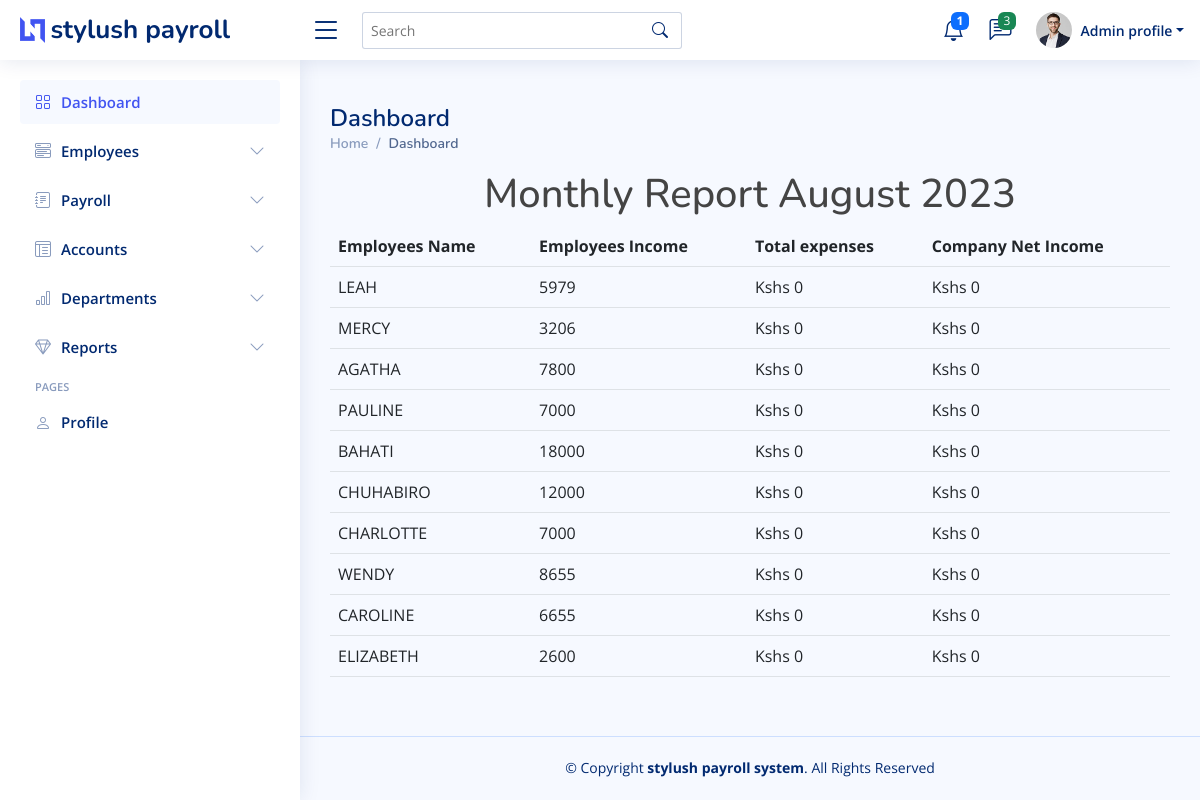
The page /home/monthlyReports/ (signed in) on the database its author committed.
### first/models.py (models this page shows, shortened)
class Employees(models.Model):
    SALARY_TYPE_CHOICES = (
        ('COMMISION', 'Commision'),
        ('FIXED', 'Fixed'),
    )
    first_name = models.CharField(max_length=255)
    middle_name = models.CharField(max_length=255)
    last_name = models.CharField(max_length=255)
    username = models.CharField(max_length=255)
    Employement_id = models.IntegerField()
    Email = models.EmailField(blank=True, null=True)
    phone_number = models.IntegerField(blank=True, null=True)
    kra_pin = models.IntegerField(blank=True, null=True)
    image = models.ImageField(upload_to='upload/', default = 'a.png', blank=True, null=True)
    front_id_image = models.ImageField(upload_to='upload/',  default = 'a.png' ,  blank=True, null=True)
    back_id_image = models.ImageField(upload_to='upload/',  default = 'a.png',  blank=True, null=True)
    salary_type=models.CharField(max_length=255,blank=True, choices=SALARY_TYPE_CHOICES)
    department = models.ForeignKey("Department", on_delete=models.CASCADE, related_name='employees')
    next_of_kin_first_name = models.CharField(max_length=255, blank=True, null=True)
    next_of_kin_middle_name =models.CharField(max_length=255, blank=True, null=True)
    next_of_kin_last_name = models.CharField(max_length=255, blank=True, null=True)
    next_of_kin_national_id = models.IntegerField( blank=True, null=True)
    next_of_kin_relationship = models.CharField(max_length=255, blank=True, null=True)
    next_of_kin_phone_number = models.IntegerField(blank=True, null=True)
    next_of_kin_email = models.EmailField(blank=True, null=True)
    date = models.DateTimeField(auto_now_add=True, blank=True, null=True)
    total_income = models.IntegerField(default=0, blank=True)

### first/views.py (the view)
# urls.py: path('monthlyReports/', views.monthlyReports, name='monthlyReports'),
@login_required
def monthlyReports(request):
    employees = Employees.objects.all()
    context = {
        'employees': employees,
    }
    return render(request, 'Dashboard/monthlyReports.html', context)

### first/templates/Dashboard/monthlyReports.html (shortened to what this page needs)
<!DOCTYPE html>
{% load static %}
<html lang="en">
<head>
  <link href="{% static 'vendor/bootstrap/css/bootstrap.min.css' %}" rel="stylesheet">
  <link href="{% static 'vendor/bootstrap-icons/bootstrap-icons.css' %}" rel="stylesheet">
  <link href="{% static 'vendor/boxicons/css/boxicons.min.css' %}" rel="stylesheet">
  <link href="{% static 'vendor/quill/quill.snow.css' %}" rel="stylesheet">
  <link href="{% static 'vendor/quill/quill.bubble.css' %}" rel="stylesheet">
  <link href="{% static 'vendor/remixicon/remixicon.css' %}" rel="stylesheet">
  <link href="{% static 'vendor/simple-datatables/style.css' %}" rel="stylesheet">
  <link href="{% static 'css/style.css' %}" rel="stylesheet">
</head>
<body>
  <header id="header" class="header fixed-top d-flex align-items-center">
    <div class="d-flex align-items-center justify-content-between">
      <a href="{% url 'index' %}" class="logo d-flex align-items-center">
        <img src="{% static 'img/logo.png'  %}" alt="">
        <span class="d-none d-lg-block">stylush payroll</span>
      </a>
      <i class="bi bi-list toggle-sidebar-btn"></i>
    </div>
    <div class="search-bar">
      <form class="search-form d-flex align-items-center" method="POST" action="#">
        <input type="text" name="query" placeholder="Search" title="Enter search keyword">
        <button type="submit" title="Search"><i class="bi bi-search"></i></button>
      </form>
    </div>
    <nav class="header-nav ms-auto">
      <ul class="d-flex align-items-center">
        <li class="nav-item dropdown">
          <a class="nav-link nav-icon" href="#" data-bs-toggle="dropdown">
            <i class="bi bi-bell"></i>
            <span class="badge bg-primary badge-number"><b>1</b></span>
          </a>
        </li>
        <li class="nav-item dropdown">
          <a class="nav-link nav-icon" href="#" data-bs-toggle="dropdown">
            <i class="bi bi-chat-left-text"></i>
            <span class="badge bg-success badge-number">3</span>
          </a>
        </li>
        <li class="nav-item dropdown pe-3">
          <a class="nav-link nav-profile d-flex align-items-center pe-0" href="#" data-bs-toggle="dropdown">
            <img src="{% static 'img/profile-img.jpg'   %}" alt="Profile" class="rounded-circle">
            <span class="d-none d-md-block dropdown-toggle ps-2">Admin profile</span>
          </a>
        </li>
      </ul>
    </nav>
  </header>
  <aside id="sidebar" class="sidebar">
    <ul class="sidebar-nav" id="sidebar-nav">
      <li class="nav-item">
        <a class="nav-link " href="{% url 'index' %}">
          <i class="bi bi-grid"></i>
          <span>Dashboard</span>
        </a>
      </li>
      <li class="nav-item">
        <a class="nav-link collapsed" data-bs-target="#components-nav" data-bs-toggle="collapse" href="#">
          <i class="bi bi-menu-button-wide"></i><span>Employees</span><i class="bi bi-chevron-down ms-auto"></i>
        </a>
      </li>
      <li class="nav-item">
        <a class="nav-link collapsed" data-bs-target="#forms-nav" data-bs-toggle="collapse" href="#">
          <i class="bi bi-journal-text"></i><span>Payroll</span><i class="bi bi-chevron-down ms-auto"></i>
        </a>
      </li>
      <li class="nav-item">
        <a class="nav-link collapsed" data-bs-target="#tables-nav" data-bs-toggle="collapse" href="#">
          <i class="bi bi-layout-text-window-reverse"></i><span>Accounts</span><i class="bi bi-chevron-down ms-auto"></i>
        </a>
      </li>
      <li class="nav-item">
        <a class="nav-link collapsed" data-bs-target="#charts-nav" data-bs-toggle="collapse" href="#">
          <i class="bi bi-bar-chart"></i><span>Departments</span><i class="bi bi-chevron-down ms-auto"></i>
        </a>
      </li>
      <li class="nav-item">
        <a class="nav-link collapsed" data-bs-target="#icons-nav" data-bs-toggle="collapse" href="#">
          <i class="bi bi-gem"></i><span>Reports</span><i class="bi bi-chevron-down ms-auto"></i>
        </a>
      </li>
      <li class="nav-heading">Pages</li>
      <li class="nav-item">
        <a class="nav-link collapsed" href="{% url 'profile'   %}">
          <i class="bi bi-person"></i>
          <span>Profile</span>
        </a>
      </li>
    </ul>
  </aside>
                                           END SIDE BAR
<main id="main" class="main">
  <div class="pagetitle">
    <h1>Dashboard</h1>
    <nav>
      <ol class="breadcrumb">
        <li class="breadcrumb-item"><a href="{% url 'index' %}">Home</a></li>
        <li class="breadcrumb-item active">Dashboard</li>
      </ol>
    </nav>
  </div>
  <section class="section dashboard">
    <div class="row">
<div>
    <h1 class="text-center">Monthly Report August 2023</h1>
</div>
<div>
    <table class="table">
  <thead>
      <tr>
    <th>Employees Name</th>
    <th>Employees Income</th>
    <th>Total expenses</th>
    <th>Company Net Income</th>
    </tr>
  </thead>
  <tbody>
{% for employee in employees %}
<tr>
    <td>{{employee.first_name}}</td>
    <td>{{employee.total_income}}</td>
    <td>Kshs 0</td>
    <td>Kshs 0</td>
</tr>
{% endfor  %}
  </tbody>
</table>
</div>
    </div>
  </section>
</main>
  <footer id="footer" class="footer">
    <div class="copyright">
      &copy; Copyright <strong><span>stylush payroll system</span></strong>. All Rights Reserved
    </div>
  </footer>
</body>
</html>

### static/css/style.css (style rules this page uses)
:root { scroll-behavior: smooth; }
body { font-family: "Open Sans", sans-serif; background: #f6f9ff; color: #444444; }
a { color: #4154f1; text-decoration: none; }
h1, h2, h3, h4, h5, h6 { font-family: "Nunito", sans-serif; }
#main { margin-top: 60px; padding: 20px 30px; transition: all 0.3s; }
.pagetitle { margin-bottom: 10px; }
.pagetitle h1 { font-size: 24px; margin-bottom: 0; font-weight: 600; color: #012970; }
.breadcrumb { font-size: 14px; font-family: "Nunito", sans-serif; color: #899bbd; font-weight: 600; }
.breadcrumb a { color: #899bbd; transition: 0.3s; }
.breadcrumb .breadcrumb-item::before { color: #899bbd; }
.breadcrumb .active { color: #51678f; font-weight: 600; }
.logo { line-height: 1; }
@media (min-width: 1200px) { .logo { width: 280px; } }
.logo img { max-height: 26px; margin-right: 6px; }
.logo span { font-size: 26px; font-weight: 700; color: #012970; font-family: "Nunito", sans-serif; }
.header { transition: all 0.5s; z-index: 997; height: 60px; box-shadow: 0px 2px 20px rgba(1, 41, 112, 0.1); background-color: #fff; padding-left: 20px; }
.header .toggle-sidebar-btn { font-size: 32px; padding-left: 10px; cursor: pointer; color: #012970; }
.header .search-bar { min-width: 360px; padding: 0 20px; }
.header .search-form { width: 100%; }
.header .search-form input { border: 0; font-size: 14px; color: #012970; border: 1px solid rgba(1, 41, 112, 0.2); padding: 7px 38px 7px 8px; border-radius: 3px; transition: 0.3s; width: 100%; }
.header .search-form button { border: 0; padding: 0; margin-left: -30px; background: none; }
.header .search-form button i { color: #012970; }
.header-nav ul { list-style: none; }
.header-nav>ul { margin: 0; padding: 0; }
.header-nav .nav-icon { font-size: 22px; color: #012970; margin-right: 25px; position: relative; }
.header-nav .nav-profile { color: #012970; }
.header-nav .nav-profile img { max-height: 36px; }
.header-nav .nav-profile span { font-size: 14px; font-weight: 600; }
.header-nav .badge-number { position: absolute; inset: -2px -5px auto auto; font-weight: normal; font-size: 12px; padding: 3px 6px; }
.sidebar { position: fixed; top: 60px; left: 0; bottom: 0; width: 300px; z-index: 996; transition: all 0.3s; padding: 20px; overflow-y: auto; scrollbar-width: thin; scrollbar-color: #aab7cf transparent; box-shadow: 0px 0px 20px rgba(1, 41, 112, 0.1); background-color: #fff; }
@media (min-width: 1200px) { #main, #footer { margin-left: 300px; } }
.sidebar-nav { padding: 0; margin: 0; list-style: none; }
.sidebar-nav li { padding: 0; margin: 0; list-style: none; }
.sidebar-nav .nav-item { margin-bottom: 5px; }
.sidebar-nav .nav-heading { font-size: 11px; text-transform: uppercase; color: #899bbd; font-weight: 600; margin: 10px 0 5px 15px; }
.sidebar-nav .nav-link { display: flex; align-items: center; font-size: 15px; font-weight: 600; color: #4154f1; transition: 0.3; background: #f6f9ff; padding: 10px 15px; border-radius: 4px; }
.sidebar-nav .nav-link i { font-size: 16px; margin-right: 10px; color: #4154f1; }
.sidebar-nav .nav-link.collapsed { color: #012970; background: #fff; }
.sidebar-nav .nav-link.collapsed i { color: #899bbd; }
.sidebar-nav .nav-link .bi-chevron-down { margin-right: 0; transition: transform 0.2s ease-in-out; }
.footer { padding: 20px 0; font-size: 14px; transition: all 0.3s; border-top: 1px solid #cddfff; }
.footer .copyright { text-align: center; color: #012970; }

### rows shown on the page
Employees: first_name "LEAH", total_income "5979"
Employees: first_name "MERCY", total_income "3206"
Employees: first_name "AGATHA", total_income "7800"
Employees: first_name "PAULINE", total_income "7000"
Employees: first_name "BAHATI", total_income "18000"
Employees: first_name "CHUHABIRO", total_income "12000"
Employees: first_name "CHARLOTTE", total_income "7000"
Employees: first_name "WENDY", total_income "8655"
Employees: first_name "CAROLINE", total_income "6655"
Employees: first_name "ELIZABETH", total_income "2600"
